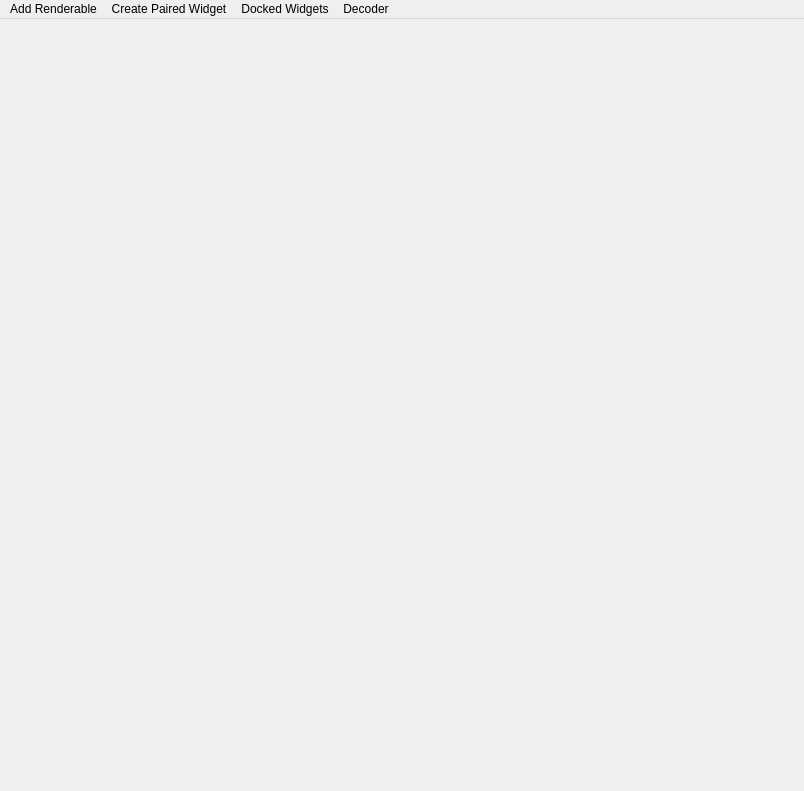
<?xml version="1.0" encoding="UTF-8"?>
<ui version="4.0">
 <author>Pho Hale</author>
 <class>ProgrammaticPipelineWindow</class>
 <widget class="QMainWindow" name="ProgrammaticPipelineWindow">
  <property name="geometry">
   <rect>
    <x>0</x>
    <y>0</y>
    <width>804</width>
    <height>791</height>
   </rect>
  </property>
  <property name="windowTitle">
   <string notr="true">ProgrammaticPipelineWindow</string>
  </property>
  <property name="iconSize">
   <size>
    <width>32</width>
    <height>32</height>
   </size>
  </property>
  <property name="dockNestingEnabled">
   <bool>true</bool>
  </property>
  <widget class="QWidget" name="centralwidget"/>
  <widget class="QMenuBar" name="menubar">
   <property name="geometry">
    <rect>
     <x>0</x>
     <y>0</y>
     <width>804</width>
     <height>22</height>
    </rect>
   </property>
   <widget class="QMenu" name="menuAdd_Renderable">
    <property name="title">
     <string notr="true">Add Renderable</string>
    </property>
    <property name="icon">
     <iconset resource="../../../../../Resources/ActionIcons.qrc">
      <normaloff>:/Render/Icons/actions/categories.png</normaloff>:/Render/Icons/actions/categories.png</iconset>
    </property>
    <widget class="QMenu" name="menuAddRenderable_Time_Curves">
     <property name="title">
      <string notr="true">Add Time Curves...</string>
     </property>
     <property name="icon">
      <iconset resource="../../../../../Resources/ActionIcons.qrc">
       <normaloff>:/Render/Icons/actions/chart-up-color.png</normaloff>:/Render/Icons/actions/chart-up-color.png</iconset>
     </property>
     <addaction name="actionAddTimeCurves_Position"/>
     <addaction name="actionAddTimeCurves_Random"/>
     <addaction name="actionAddTimeCurves_Custom"/>
     <addaction name="separator"/>
     <addaction name="actionClear_all_Time_Curves"/>
    </widget>
    <widget class="QMenu" name="menuAddRenderable_Time_Intervals">
     <property name="title">
      <string notr="true">Add Time Intervals...</string>
     </property>
     <property name="icon">
      <iconset resource="../../../../../Resources/ActionIcons.qrc">
       <normaloff>:/Render/Icons/actions/spectrum-emission.png</normaloff>:/Render/Icons/actions/spectrum-emission.png</iconset>
     </property>
     <addaction name="actionAddTimeIntervals_Session_Epochs"/>
     <addaction name="actionAddTimeIntervals_Laps"/>
     <addaction name="actionAddTimeIntervals_PBEs"/>
     <addaction name="actionAddTimeIntervals_Ripples"/>
     <addaction name="actionAddTimeIntervals_Replays"/>
     <addaction name="actionAddTimeIntervals_Custom"/>
     <addaction name="separator"/>
     <addaction name="actionClear_all_Time_Intervals"/>
    </widget>
    <widget class="QMenu" name="menuAddRenderable_Matplotlib_Plot">
     <property name="title">
      <string>Add Matplotlib Plot...</string>
     </property>
     <property name="icon">
      <iconset resource="../../../../../Resources/ActionIcons.qrc">
       <normaloff>:/Graphics/Icons/graphics/ic_multiline_chart_48px.png</normaloff>:/Graphics/Icons/graphics/ic_multiline_chart_48px.png</iconset>
     </property>
     <addaction name="actionAddMatplotlibPlot_DecodedPosition"/>
     <addaction name="actionAddMatplotlibPlot_Custom"/>
     <addaction name="separator"/>
     <addaction name="actionClear_all_Matplotlib_Plots"/>
    </widget>
    <addaction name="menuAddRenderable_Time_Curves"/>
    <addaction name="menuAddRenderable_Time_Intervals"/>
    <addaction name="menuAddRenderable_Matplotlib_Plot"/>
    <addaction name="actionCreate_paired_time_synchronized_widget"/>
    <addaction name="actionAddCustomRenderable"/>
    <addaction name="separator"/>
    <addaction name="actionClear_all_Renderables"/>
   </widget>
   <widget class="QMenu" name="menuCreate_Paired_Widget">
    <property name="title">
     <string notr="true">Create Paired Widget</string>
    </property>
    <addaction name="actionTimeSynchronizedOccupancyPlotter"/>
    <addaction name="actionTimeSynchronizedPlacefieldsPlotter"/>
    <addaction name="actionTimeSynchronizedDecoderPlotter"/>
    <addaction name="separator"/>
    <addaction name="actionCombineTimeSynchronizedPlotterWindow"/>
   </widget>
   <widget class="QMenu" name="menuDocked_Widgets">
    <property name="title">
     <string>Docked Widgets</string>
    </property>
    <widget class="QMenu" name="menuAdd_Docked_Widget">
     <property name="title">
      <string>Add Docked Widget</string>
     </property>
     <addaction name="actionMatplotlib_View"/>
     <addaction name="actionContext_Nested_Docks"/>
     <addaction name="actionCustom"/>
    </widget>
    <addaction name="menuAdd_Docked_Widget"/>
    <addaction name="actionTest"/>
   </widget>
   <widget class="QMenu" name="menuDecoder">
    <property name="title">
     <string>Decoder</string>
    </property>
    <widget class="QMenu" name="menuDecoded_Epoch_Slices">
     <property name="title">
      <string>Decoded Epoch Slices</string>
     </property>
     <property name="icon">
      <iconset resource="../../../../../Resources/ActionIcons.qrc">
       <normaloff>:/Graphics/Icons/graphics/Rectangles.png</normaloff>:/Graphics/Icons/graphics/Rectangles.png</iconset>
     </property>
     <addaction name="actionDecoded_Epoch_Slices_Laps"/>
     <addaction name="actionDecoded_Epoch_Slices_PBEs"/>
     <addaction name="actionDecoded_Epoch_Slices_Ripple"/>
     <addaction name="actionDecoded_Epoch_Slices_Replay"/>
     <addaction name="separator"/>
     <addaction name="actionDecoded_Epoch_Slices_Custom"/>
    </widget>
    <addaction name="menuDecoded_Epoch_Slices"/>
   </widget>
   <addaction name="menuAdd_Renderable"/>
   <addaction name="menuCreate_Paired_Widget"/>
   <addaction name="menuDocked_Widgets"/>
   <addaction name="menuDecoder"/>
  </widget>
  <action name="actionAddTimeCurves_Position">
   <property name="text">
    <string notr="true">Position</string>
   </property>
  </action>
  <action name="actionAddTimeCurves_Custom">
   <property name="enabled">
    <bool>false</bool>
   </property>
   <property name="text">
    <string notr="true">Custom...</string>
   </property>
  </action>
  <action name="actionAddCustomRenderable">
   <property name="enabled">
    <bool>false</bool>
   </property>
   <property name="text">
    <string notr="true">Add Custom...</string>
   </property>
  </action>
  <action name="actionAddTimeIntervals_PBEs">
   <property name="text">
    <string notr="true">PBEs</string>
   </property>
  </action>
  <action name="actionAddTimeIntervals_Session_Epochs">
   <property name="text">
    <string notr="true">Session Epochs</string>
   </property>
  </action>
  <action name="actionAddTimeIntervals_Laps">
   <property name="text">
    <string notr="true">Laps</string>
   </property>
  </action>
  <action name="actionAddTimeIntervals_Custom">
   <property name="enabled">
    <bool>false</bool>
   </property>
   <property name="text">
    <string notr="true">Custom...</string>
   </property>
  </action>
  <action name="actionAddTimeCurves_Random">
   <property name="text">
    <string notr="true">Random</string>
   </property>
  </action>
  <action name="actionClear_all_Time_Curves">
   <property name="icon">
    <iconset resource="../../../../../Resources/ActionIcons.qrc">
     <normaloff>:/Render/Icons/actions/chart--minus.png</normaloff>:/Render/Icons/actions/chart--minus.png</iconset>
   </property>
   <property name="text">
    <string>Clear all Time Curves</string>
   </property>
  </action>
  <action name="actionClear_all_Time_Intervals">
   <property name="icon">
    <iconset resource="../../../../../Resources/ActionIcons.qrc">
     <normaloff>:/Render/Icons/actions/chart--minus.png</normaloff>:/Render/Icons/actions/chart--minus.png</iconset>
   </property>
   <property name="text">
    <string>Clear all Time Intervals</string>
   </property>
  </action>
  <action name="actionClear_all_Renderables">
   <property name="text">
    <string>Clear all Renderables</string>
   </property>
  </action>
  <action name="actionAddTimeIntervals_Ripples">
   <property name="text">
    <string>Ripples</string>
   </property>
  </action>
  <action name="actionAddTimeIntervals_Replays">
   <property name="text">
    <string>Replays</string>
   </property>
  </action>
  <action name="actionCreate_paired_time_synchronized_widget">
   <property name="text">
    <string>Create paired time synchronized widget</string>
   </property>
  </action>
  <action name="actionTimeSynchronizedOccupancyPlotter">
   <property name="icon">
    <iconset resource="../../../../../Resources/ActionIcons.qrc">
     <normaloff>:/Render/Icons/actions/bar-chart_2@1x.png</normaloff>:/Render/Icons/actions/bar-chart_2@1x.png</iconset>
   </property>
   <property name="text">
    <string notr="true">TimeSynchronizedOccupancyPlotter</string>
   </property>
  </action>
  <action name="actionTimeSynchronizedPlacefieldsPlotter">
   <property name="icon">
    <iconset resource="../../../../../Resources/ActionIcons.qrc">
     <normaloff>:/Render/Icons/actions/wifi-channel_2@1x.png</normaloff>:/Render/Icons/actions/wifi-channel_2@1x.png</iconset>
   </property>
   <property name="text">
    <string notr="true">TimeSynchronizedPlacefieldsPlotter</string>
   </property>
  </action>
  <action name="actionCombineTimeSynchronizedPlotterWindow">
   <property name="icon">
    <iconset resource="../../../../../Resources/ActionIcons.qrc">
     <normaloff>:/Graphics/Icons/graphics/ic_multiline_chart_48px.png</normaloff>:/Graphics/Icons/graphics/ic_multiline_chart_48px.png</iconset>
   </property>
   <property name="text">
    <string notr="true">Combined Time Syncrhonized Plotter</string>
   </property>
  </action>
  <action name="actionTimeSynchronizedDecoderPlotter">
   <property name="icon">
    <iconset resource="../../../../../Resources/ActionIcons.qrc">
     <normaloff>:/Render/Icons/actions/area-chart_2@1x.png</normaloff>:/Render/Icons/actions/area-chart_2@1x.png</iconset>
   </property>
   <property name="text">
    <string notr="true">TimeSynchronizedDecoderPlotter</string>
   </property>
  </action>
  <action name="actionAddMatplotlibPlot_DecodedPosition">
   <property name="enabled">
    <bool>false</bool>
   </property>
   <property name="icon">
    <iconset resource="../../../../../Resources/ActionIcons.qrc">
     <normaloff>:/Graphics/Icons/graphics/ic_blur_linear_48px.png</normaloff>:/Graphics/Icons/graphics/ic_blur_linear_48px.png</iconset>
   </property>
   <property name="text">
    <string>Add Position Decoding</string>
   </property>
   <property name="statusTip">
    <string>Use from &quot;Create Connected Widget&quot; menu</string>
   </property>
  </action>
  <action name="actionClear_all_Matplotlib_Plots">
   <property name="icon">
    <iconset resource="../../../../../Resources/ActionIcons.qrc">
     <normaloff>:/Render/Icons/actions/chart--minus.png</normaloff>:/Render/Icons/actions/chart--minus.png</iconset>
   </property>
   <property name="text">
    <string>Clear all Matplotlib Plots</string>
   </property>
  </action>
  <action name="actionAddMatplotlibPlot_Custom">
   <property name="enabled">
    <bool>false</bool>
   </property>
   <property name="text">
    <string>Custom Matplotlib Plot...</string>
   </property>
  </action>
  <action name="actionMatplotlib_View">
   <property name="text">
    <string>Matplotlib View</string>
   </property>
   <property name="toolTip">
    <string>&lt;html&gt;&lt;head/&gt;&lt;body&gt;&lt;p&gt;Matplotlib View&lt;img src=&quot;:/Graphics/Icons/graphics/ic_timeline_48px.png&quot;/&gt;&lt;/p&gt;&lt;/body&gt;&lt;/html&gt;</string>
   </property>
  </action>
  <action name="actionCustom">
   <property name="text">
    <string>Custom...</string>
   </property>
  </action>
  <action name="actionTest">
   <property name="text">
    <string>Test</string>
   </property>
  </action>
  <action name="actionContext_Nested_Docks">
   <property name="text">
    <string>Context Nested Docks</string>
   </property>
  </action>
  <action name="actionDecoded_Epoch_Slices_Laps">
   <property name="icon">
    <iconset resource="../../../../../Resources/ActionIcons.qrc">
     <normaloff>:/Graphics/Icons/graphics/Rectangles.png</normaloff>:/Graphics/Icons/graphics/Rectangles.png</iconset>
   </property>
   <property name="text">
    <string>Laps</string>
   </property>
  </action>
  <action name="actionDecoded_Epoch_Slices_PBEs">
   <property name="text">
    <string>PBEs</string>
   </property>
  </action>
  <action name="actionDecoded_Epoch_Slices_Ripple">
   <property name="text">
    <string>Ripple</string>
   </property>
  </action>
  <action name="actionDecoded_Epoch_Slices_Replay">
   <property name="text">
    <string>Replay</string>
   </property>
  </action>
  <action name="actionDecoded_Epoch_Slices_Custom">
   <property name="enabled">
    <bool>false</bool>
   </property>
   <property name="text">
    <string>Custom...</string>
   </property>
  </action>
 </widget>
<customwidgets>
  <customwidget>
   <class>PhoBaseMainWindow</class>
   <extends>QMainWindow</extends>
   <header location="global">pyphoplacecellanalysis.GUI.Qt.MainApplicationWindows.MainWindowWrapper.PhoBaseMainWindow</header>
  </customwidget>
  <customwidget>
   <class>SingleGroupOptionalMembersCtrl</class>
   <extends>QWidget</extends>
   <header location="global">pyphoplacecellanalysis.GUI.Qt.FigureFormatConfigControls.SingleGroupOptionalMembersCtrl</header>
   <container>1</container>
   <slots>
    <signal>value_changed(object,bool,int,bool,int)</signal>
    <slot>on_update_values()</slot>
   </slots>
  </customwidget>
  <customwidget>
   <class>InlineFilesystemPathSelectWidget</class>
   <extends>QWidget</extends>
   <header location="global">pyphocorehelpers.gui.Qt.InlineFilesystemPathSelectWidget.InlineFilesystemPathSelectWidget</header>
   <container>1</container>
  </customwidget>
</customwidgets>
 <resources>
  <include location="../../../../../Resources/GuiResources.qrc"/>
  <include location="../../../../../Resources/ActionIcons.qrc"/>
  <include location="../../../../../External/breeze_style_sheets/dist/qrc/breeze.qrc"/>
 </resources>
 <connections/>
</ui>
